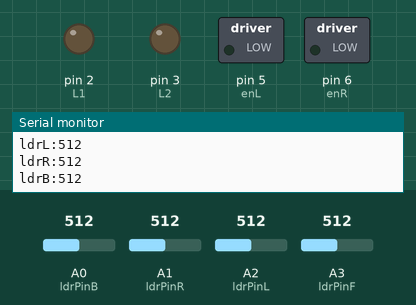
Bench run of a sketch on a simulated Arduino Uno, built with avr-gcc and run on an emulated ATmega328P. Shown: switched loads named in the sketch (green lamp = pin HIGH), output pins drawn as LEDs (lit = HIGH), the last lines printed to the serial monitor. The inputs (shaded band) are chosen by the test bench; at power-on: A0 (ldrPinB) = 512, A1 (ldrPinR) = 512, A3 (ldrPinF) = 512, A2 (ldrPinL) = 512. Pins used as bus, display or sensor lines are not drawn.

Above: at 1.2 s.
1.3 s: A0 (ldrPinB) set to 527
At 2.0 s:
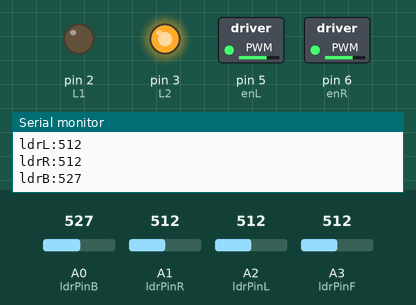
2.8 s: A1 (ldrPinR) set to 716
At 3.7 s:
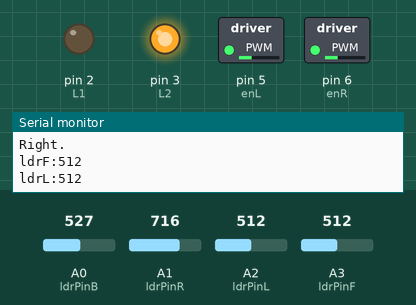
4.3 s: A3 (ldrPinF) set to 701
5.8 s: A3 (ldrPinF) set to 733
At 7.0 s:
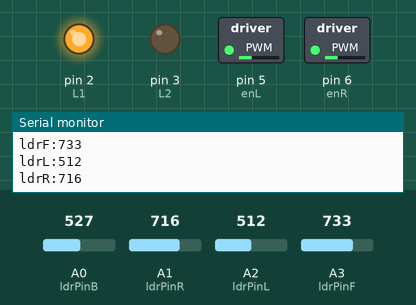
7.3 s: A2 (ldrPinL) set to 107
8.8 s: A2 (ldrPinL) set to 94
Timing chart, 0 to 11.8 s (numbered marks = the images above; inputs shaded):
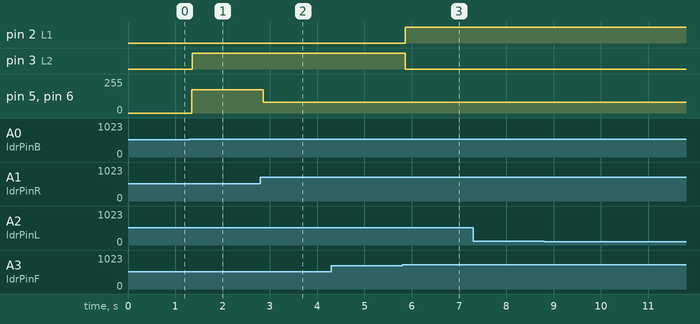

Measured:
- the behaviour switches between 512 and 513 on A0 (ldrPinB) (found by bisection; images 0 and 1)
- the behaviour switches between 715 and 716 on A3 (ldrPinF) (found by bisection; images 2 and 3)
- after the input at 1.3 s, pin 3 (L2): LOW → HIGH after 0.05 s; pin 5 (enL), pin 6 (enR): 0/255 → 176/255 after 0.05 s
- after the input at 2.8 s, pin 5 (enL), pin 6 (enR): 176/255 → 80/255 after 0.06 s
- after the input at 5.8 s, pin 2 (L1): LOW → HIGH after 0.07 s; pin 3 (L2): HIGH → LOW after 0.07 s

The sketch:

Peripheral_project_with_ldr.ino
```cpp
// connect motor controller pins to Arduino digital pins
// motor one
int enL = 5;
int L1 = 2;
int L2 = 3;
// motor two
int enR = 6;
int R1 = 4;
int R2 = 7;

//ldr sensor pin
int ldrPinF=A3;
int ldrPinL=A2;
int ldrPinR=A1;
int ldrPinB=A0;

//ldrsensor value
int ldrF;
int ldrL;
int ldrR;
int ldrB;

//motor speed;
int max=80;

void setup()
{
  // set all the motor control pins to outputs
  pinMode(enL, OUTPUT);
  pinMode(enR, OUTPUT);
  pinMode(L1, OUTPUT);
  pinMode(L2, OUTPUT);
  pinMode(R1, OUTPUT);
  pinMode(R2, OUTPUT);
  Serial.begin(9600);
}


void loop()
{
  ldrSensorRead();
  if(ldrF>ldrL && ldrF>=ldrR && ldrF>=ldrB){
    set_motors(max,max); //forward
  }
  if(ldrL>ldrF && ldrL>=ldrR && ldrL>=ldrB){
    set_motors(-max,max); //left
  }
  if(ldrR>ldrF && ldrR>=ldrL && ldrR>=ldrB){
    set_motors(max,-max); //right
  }
  if(ldrB>ldrF && ldrB>=ldrL && ldrB>=ldrR){
    set_motors(-max,-max); //back
  }
}

int set_motors(int l,int r){   //motor setup
  if(l==0 && r== 0){
    analogWrite(enL,0);
    analogWrite(enR,0);
    Serial.println("Stop.");

    digitalWrite(L1,HIGH);
    digitalWrite(L2,HIGH);

    digitalWrite(R1,HIGH);
    digitalWrite(R2,HIGH);
  }
  else if(l>=0 && r>=0){
    analogWrite(enL,l);
    analogWrite(enR,r);
    Serial.println("Stright.");

    digitalWrite(L1,HIGH);
    digitalWrite(L2,LOW);

    digitalWrite(R1,HIGH);
    digitalWrite(R2,LOW);
  }
  else if(l<=0 && r>=0){
    analogWrite(enL,mod(l));
    analogWrite(enR,mod(r));
    Serial.println("Left.");

    digitalWrite(L1,HIGH);
    digitalWrite(L2,LOW);

    digitalWrite(R1,LOW);
    digitalWrite(R2,HIGH);
  }
  else if(l>=0 && r<=0){
    analogWrite(enL,mod(l));
    analogWrite(enR,mod(r));
    Serial.println("Right.");

    digitalWrite(L1,LOW);
    digitalWrite(L2,HIGH);

    digitalWrite(R1,HIGH);
    digitalWrite(R2,LOW);
  }else if(l<=0 && r<=0){
    analogWrite(enL,l);
    analogWrite(enR,r);
    Serial.println("Back.");

    digitalWrite(L1,LOW);
    digitalWrite(L2,HIGH);

    digitalWrite(R1,LOW);
    digitalWrite(R2,HIGH);
  }

}

void ldrSensorRead(){
  ldrF=analogRead(ldrPinF);
  Serial.print("ldrF:");
  Serial.println(ldrF);
  ldrL=analogRead(ldrPinL);
  Serial.print("ldrL:");
  Serial.println(ldrL);
  ldrR=analogRead(ldrPinR);
  Serial.print("ldrR:");
  Serial.println(ldrR);
  ldrB=analogRead(ldrPinB);
  Serial.print("ldrB:");
  Serial.println(ldrB);

}

int mod(int v){
  if(v<0){
    return -1*v;
  }
  else if(v>0){
    return v;
  }
  return v;
}
```
